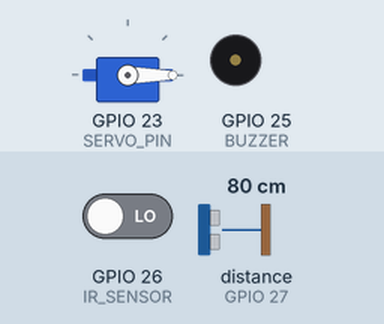
Recording of a sketch running on a simulated ESP32. On the bench: servo, buzzer (waves = sounding, pin HIGH). Wiring (inferred from the names in the program): ultrasonic range finder: trigger GPIO 12; echo GPIO 27. The test bench sets the inputs (shaded band); at power-on: GPIO 26 (IR_SENSOR) LOW, distance to the obstacle (sensor on GPIO 27) 80 cm. The echo pulse lasts 58.3 µs per cm; WiFi joins after 1.5 s; servers stay silent unless stated; uploads are accepted with an empty reply; servo pulses on a pin are drawn as a servo (544–2400 µs = 0–180°); pins used as bus, display or sensor lines are not drawn; what the sketch prints to the serial monitor is not drawn.

Above: at 0.1 s.
At 1.6 s:
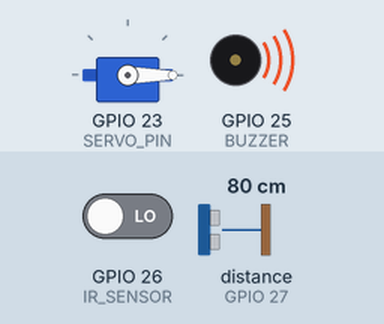
Timing chart, 0 to 3.1 s (numbered marks = the images above):
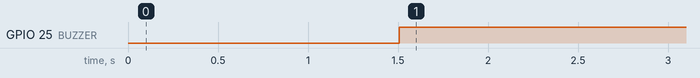

The sketch:

esp32_smart_trash_simple.ino
```cpp
/*
 * Smart Trash Bin - ESP32 (SIMPLIFIED & OPTIMIZED)
 * Versi Ringan untuk Performa Maksimal
 */

#include <WiFi.h>
#include <HTTPClient.h>

// ================= PIN =================
#define TRIG 12
#define ECHO 27
#define IR_SENSOR 26
#define BUZZER 25
#define SERVO_PIN 23

// ================= WIFI =================
const char* ssid = "YOUR_WIFI_SSID";
const char* password = "YOUR_WIFI_PASSWORD";
const char* serverUrl = "http://192.168.100.128:8000/api/sensor/data";

// ================= SERVO (Tanpa Library - Lebih Ringan) =================
// Gunakan PWM langsung
const int servoChannel = 0;
const int servoFreq = 50;
const int servoResolution = 16;

// ================= VARIABEL =================
int distance = 0;
bool irFull = false;
int servoPos = 0;  // 0=tutup, 90=buka
unsigned long closeTimer = 0;
bool waitClose = false;

// Interval kirim data
unsigned long lastSend = 0;
const int SEND_INTERVAL = 1000;  // 1 detik

// ================= FUNGSI SERVO RINGAN =================
void servoWrite(int angle) {
    // Konversi angle ke duty cycle (0° = 1ms, 90° = 1.5ms, 180° = 2ms)
    int dutyCycle = map(angle, 0, 180, 1638, 8192); // untuk 50Hz PWM
    ledcWrite(servoChannel, dutyCycle);
}

// ================= SETUP =================
void setup() {
    Serial.begin(115200);

    // Pin modes
    pinMode(TRIG, OUTPUT);
    pinMode(ECHO, INPUT);
    pinMode(IR_SENSOR, INPUT);
    pinMode(BUZZER, OUTPUT);

    // Setup Servo PWM (lebih ringan dari library Servo)
    ledcSetup(servoChannel, servoFreq, servoResolution);
    ledcAttachPin(SERVO_PIN, servoChannel);
    servoWrite(0); // Tutup servo

    // Connect WiFi
    Serial.println("Connecting WiFi...");
    WiFi.begin(ssid, password);

    int attempts = 0;
    while (WiFi.status() != WL_CONNECTED && attempts < 20) {
        delay(500);
        Serial.print(".");
        attempts++;
    }

    if (WiFi.status() == WL_CONNECTED) {
        Serial.println("\nWiFi Connected!");
        Serial.println(WiFi.localIP());
    } else {
        Serial.println("\nWiFi Failed!");
    }
}

// ================= LOOP RINGAN =================
void loop() {
    unsigned long now = millis();

    // 1. BACA IR SENSOR (Prioritas tertinggi)
    irFull = (digitalRead(IR_SENSOR) == LOW);

    // 2. BACA ULTRASONIC
    digitalWrite(TRIG, LOW);
    delayMicroseconds(2);
    digitalWrite(TRIG, HIGH);
    delayMicroseconds(10);
    digitalWrite(TRIG, LOW);

    long duration = pulseIn(ECHO, HIGH, 25000); // Timeout 25ms (lebih cepat)
    distance = duration * 0.034 / 2;

    // Filter invalid
    if (distance == 0 || distance > 400) distance = 30;

    // 3. LOGIKA SEDERHANA
    if (irFull) {
        // PENUH: Tutup servo + buzzer ON
        if (servoPos != 0) {
            servoWrite(0);
            servoPos = 0;
        }
        digitalWrite(BUZZER, HIGH);
        waitClose = false;

    } else {
        // NORMAL: Logika servo + buzzer OFF
        digitalWrite(BUZZER, LOW);

        if (distance < 20) {
            // Objek dekat: Buka
            if (servoPos != 90) {
                servoWrite(90);
                servoPos = 90;
            }
            waitClose = false;
            closeTimer = 0;

        } else {
            // Tidak ada objek
            if (servoPos == 90) {
                if (!waitClose) {
                    closeTimer = now;
                    waitClose = true;
                } else if (now - closeTimer >= 2000) {
                    // 2 detik lewat: Tutup
                    servoWrite(0);
                    servoPos = 0;
                    waitClose = false;
                }
            }
        }
    }

    // 4. KIRIM DATA KE SERVER (setiap 1 detik)
    if (now - lastSend >= SEND_INTERVAL) {
        sendData();
        lastSend = now;
    }

    // Delay minimal untuk stabilitas sensor
    delay(30);  // Lebih cepat dari 50ms
}

// ================= KIRIM DATA =================
void sendData() {
    if (WiFi.status() != WL_CONNECTED) return;

    HTTPClient http;
    http.begin(serverUrl);
    http.addHeader("Content-Type", "application/json");
    http.setTimeout(1500); // Timeout pendek

    // JSON simple
    String json = "{";
    json += "\"distance\":" + String(distance) + ",";
    json += "\"ir_triggered\":" + String(irFull ? "true" : "false") + ",";
    json += "\"servo_position\":" + String(servoPos) + ",";
    json += "\"buzzer_active\":" + String(irFull ? "true" : "false");
    json += "}";

    int code = http.POST(json);

    if (code > 0) {
        Serial.println("Sent: " + String(code));
    } else {
        Serial.println("Error: " + String(code));
    }

    http.end();
}
```

Measured:
- by itself, GPIO 25 (BUZZER): LOW → HIGH at 1.5 s
